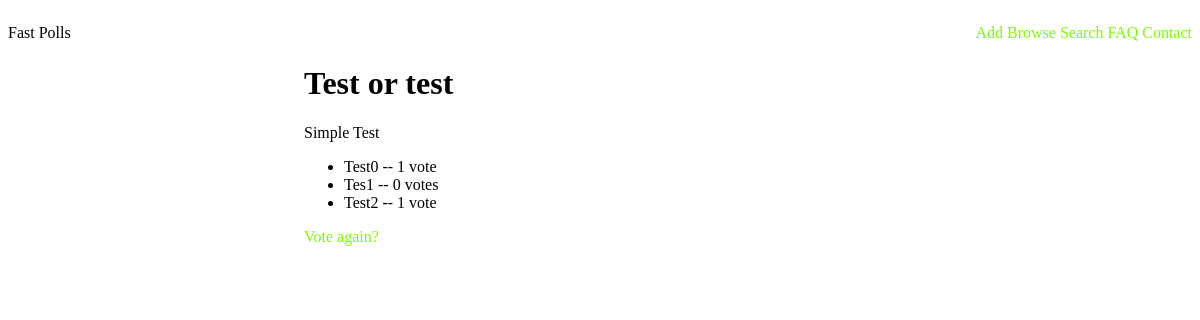
Page /polls/3/results on the committed database.
### polls/models.py (models this page shows, shortened)
class Question(models.Model):
    title = models.CharField(max_length=100)
    question_text = models.CharField(max_length=300)
    pub_date = models.DateTimeField('Publication Date')

class Choice(models.Model):
    question = models.ForeignKey(Question)
    choice_text = models.CharField(max_length=300)
    votes = models.IntegerField(default=0)

### polls/views.py (the view)
# urls.py: url(r'^(?P<question_id>[0-9]+)/results$', views.results, name='results'),
def results(request, question_id):
    question = get_object_or_404(Question, pk=question_id)
    return render(request, 'polls/results.html', {'question': question})

### templates/polls/results.html
{% extends 'fast_polls/base.html' %}
{% block main %}
    <h1>{% block title %}{{ question.title }}{% endblock %}</h1>
    <p>{{ question.question_text }}</p>
        <ul>
            {% for choice in question.choice_set.all %}
                <li>{{ choice.choice_text }} -- {{ choice.votes }} vote{{ choice.votes|pluralize }}</li>
            {% endfor %}
        </ul>
    <a href="{% url 'polls:vote' question.id %}">Vote again?</a>
{% endblock %}

### polls/static/style.css (style rules this page uses)
a { color: lawngreen; outline: none; text-decoration: none; }

### rows in the picture
Question: title "Test or test", question_text "Simple Test"
Choice: choice_text "Test0", votes "1"
Choice: choice_text "Tes1", votes "0"
Choice: choice_text "Test2", votes "1"
